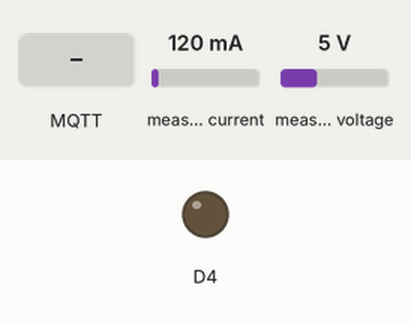
A sketch run on a simulated ESP8266 (NodeMCU). Shown: output pins drawn as LEDs (lit = HIGH). Inputs (shaded band) come from the test bench; at power-on: measured current 120 mA, measured voltage 5 V. WiFi joins after 1.5 s; servers stay silent unless stated; no MQTT or app messages arrive unless stated; what the sketch prints to the serial monitor is not drawn.

Above: at 2.7 s.
2.8 s: MQTT message "0" arrives on the first subscribed topic
At 3.3 s:
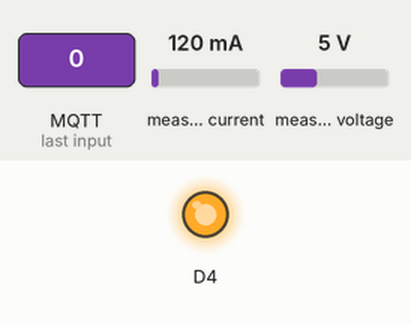
4.3 s: MQTT message "1" arrives on the first subscribed topic
At 5.0 s:
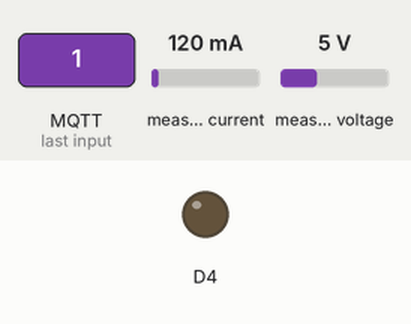
6.5 s: MQTT message "2" arrives on the first subscribed topic
At 7.5 s:
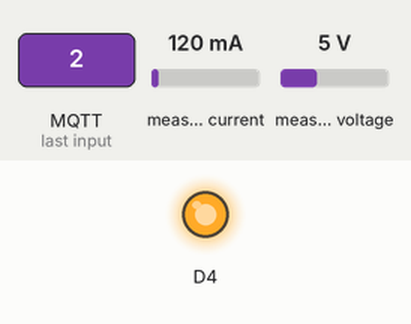
Timing chart, 0 to 9.5 s (numbered marks = the images above; inputs shaded):
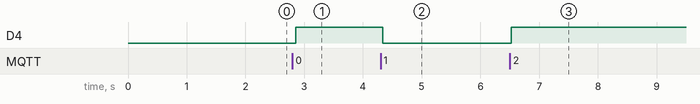

Measured:
- after the input at 2.8 s, D4: LOW → HIGH after 0.05 s
- after the input at 4.3 s, D4: HIGH → LOW at once
- after the input at 6.5 s, D4: LOW → HIGH at once

The sketch:

mqtt_esp8266.ino
```cpp
#include <SoftwareSerial.h>
#include <ESP8266WiFi.h>
#include <PubSubClient.h>
#include <PZEM004T.h>

PZEM004T pzem(D6,D7);  // (RX,TX) connect to TX,RX of PZEM
IPAddress ip(192,168,1,1);

const char* ssid = "unseen";
const char* password = "tatao142";
const char* mqtt_server = "broker.mqtt-dashboard.com";

WiFiClient espClient;
PubSubClient client(espClient);

long lastMsg = 0;
char msg[100];

void setup() {
  pzem.setAddress(ip);
  pinMode(BUILTIN_LED, OUTPUT);     // Initialize the BUILTIN_LED pin as an output
  Serial.begin(115200);
  setup_wifi();
  client.setServer(mqtt_server, 1883);
  client.setCallback(callback);
}

void setup_wifi() {
  delay(10);
  Serial.println();
  Serial.print("Connecting to ");
  Serial.println(ssid);
  WiFi.begin(ssid, password);
  while (WiFi.status() != WL_CONNECTED) {
    delay(500);
    Serial.print(".");
  }
  Serial.println("");
  Serial.println("WiFi connected");
  Serial.println("IP address: ");
  Serial.println(WiFi.localIP());
}

void callback(char* topic, byte* payload, unsigned int length) {
  Serial.print("Message arrived [");
  Serial.print(topic);
  Serial.print("] ");
  for (int i = 0; i < length; i++) {
    Serial.print((char)payload[i]);
  }
  Serial.println();
  if ((char)payload[0] == '1') {
    digitalWrite(BUILTIN_LED, LOW);   // Turn the LED on (Note that LOW is the voltage level
  }
  else {
    digitalWrite(BUILTIN_LED, HIGH);  // Turn the LED off by making the voltage HIGH
  }
}

void reconnect() {
  while (!client.connected()) {
    Serial.print("Attempting MQTT connection...");
    if (client.connect("page2me")) {
      Serial.println("connected");
      client.publish("page2me","Hello World!");
      client.subscribe("page2me");
    }
    else {
      Serial.print("failed, rc=");
      Serial.print(client.state());
      Serial.println(" try again in 5 seconds");
      delay(5000);
    }
  }
}
void loop() {
  if (!client.connected()) {
    reconnect();
  }
  client.loop();
  float v = pzem.voltage(ip);
  float i = pzem.current(ip);
  float p = pzem.power(ip);
  float e = pzem.energy(ip);
  long now = millis();
  if (now - lastMsg > 5000) {
    lastMsg = now;
    snprintf(msg,100,"{\"V\":%.2f,\"I\":%.2f,\"P\":%.2f,\"E\":%.2f}",v,i,p,e);
    Serial.print("Publish message: ");
    Serial.println(msg);
    client.publish("page2me", msg);
  }
}
```
